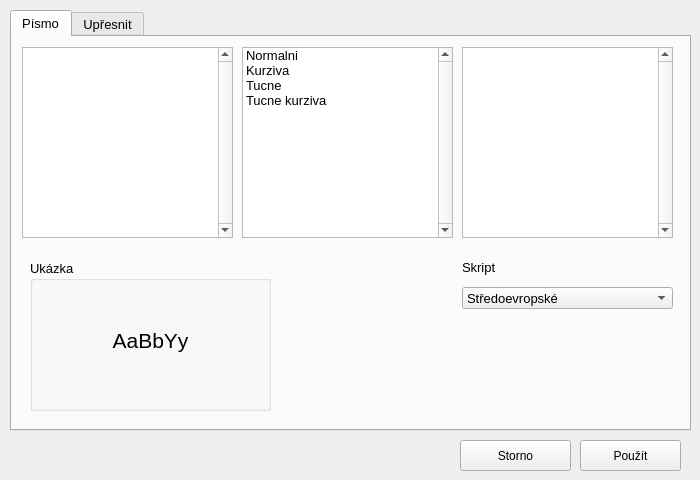
<?xml version="1.0" encoding="UTF-8"?>
<ui version="4.0">
 <class>fontdialog</class>
 <widget class="QWidget" name="fontdialog">
  <property name="geometry">
   <rect>
    <x>0</x>
    <y>0</y>
    <width>700</width>
    <height>480</height>
   </rect>
  </property>
  <property name="minimumSize">
   <size>
    <width>700</width>
    <height>480</height>
   </size>
  </property>
  <property name="maximumSize">
   <size>
    <width>700</width>
    <height>480</height>
   </size>
  </property>
  <property name="windowTitle">
   <string>fontdialog</string>
  </property>
  <widget class="QTabWidget" name="tabWidget">
   <property name="geometry">
    <rect>
     <x>10</x>
     <y>10</y>
     <width>681</width>
     <height>421</height>
    </rect>
   </property>
   <property name="font">
    <font>
     <pointsize>10</pointsize>
    </font>
   </property>
   <property name="currentIndex">
    <number>0</number>
   </property>
   <widget class="QWidget" name="tab">
    <attribute name="title">
     <string>Písmo</string>
    </attribute>
    <widget class="QListWidget" name="listWidget">
     <property name="geometry">
      <rect>
       <x>10</x>
       <y>10</y>
       <width>211</width>
       <height>191</height>
      </rect>
     </property>
     <property name="verticalScrollBarPolicy">
      <enum>Qt::ScrollBarAlwaysOn</enum>
     </property>
     <property name="horizontalScrollBarPolicy">
      <enum>Qt::ScrollBarAlwaysOff</enum>
     </property>
    </widget>
    <widget class="QListWidget" name="listWidget_2">
     <property name="geometry">
      <rect>
       <x>450</x>
       <y>10</y>
       <width>211</width>
       <height>191</height>
      </rect>
     </property>
     <property name="verticalScrollBarPolicy">
      <enum>Qt::ScrollBarAlwaysOn</enum>
     </property>
     <property name="horizontalScrollBarPolicy">
      <enum>Qt::ScrollBarAlwaysOff</enum>
     </property>
    </widget>
    <widget class="QListWidget" name="listWidget_3">
     <property name="geometry">
      <rect>
       <x>230</x>
       <y>10</y>
       <width>211</width>
       <height>191</height>
      </rect>
     </property>
     <property name="verticalScrollBarPolicy">
      <enum>Qt::ScrollBarAlwaysOn</enum>
     </property>
     <property name="horizontalScrollBarPolicy">
      <enum>Qt::ScrollBarAlwaysOff</enum>
     </property>
     <item>
      <property name="text">
       <string>Normalni</string>
      </property>
     </item>
     <item>
      <property name="text">
       <string>Kurziva</string>
      </property>
     </item>
     <item>
      <property name="text">
       <string>Tucne</string>
      </property>
     </item>
     <item>
      <property name="text">
       <string>Tucne kurziva</string>
      </property>
     </item>
    </widget>
    <widget class="QComboBox" name="comboBox">
     <property name="geometry">
      <rect>
       <x>450</x>
       <y>250</y>
       <width>211</width>
       <height>22</height>
      </rect>
     </property>
     <item>
      <property name="text">
       <string>Středoevropské</string>
      </property>
     </item>
     <item>
      <property name="text">
       <string>Západní</string>
      </property>
     </item>
     <item>
      <property name="text">
       <string>Řecké</string>
      </property>
     </item>
     <item>
      <property name="text">
       <string>Turecké</string>
      </property>
     </item>
     <item>
      <property name="text">
       <string>Pobaltské</string>
      </property>
     </item>
     <item>
      <property name="text">
       <string>Cyrilice</string>
      </property>
     </item>
     <item>
      <property name="text">
       <string>Vietnamské</string>
      </property>
     </item>
    </widget>
    <widget class="QLabel" name="label_2">
     <property name="geometry">
      <rect>
       <x>450</x>
       <y>220</y>
       <width>61</width>
       <height>20</height>
      </rect>
     </property>
     <property name="font">
      <font>
       <pointsize>10</pointsize>
      </font>
     </property>
     <property name="text">
      <string>Skript</string>
     </property>
    </widget>
   </widget>
   <widget class="QWidget" name="tab_2">
    <attribute name="title">
     <string>Upřesnit</string>
    </attribute>
    <widget class="QGroupBox" name="groupBox_2">
     <property name="geometry">
      <rect>
       <x>10</x>
       <y>10</y>
       <width>651</width>
       <height>181</height>
      </rect>
     </property>
     <property name="font">
      <font>
       <pointsize>10</pointsize>
      </font>
     </property>
     <property name="title">
      <string>Proložení znaků</string>
     </property>
     <widget class="QComboBox" name="comboBox_2">
      <property name="geometry">
       <rect>
        <x>180</x>
        <y>30</y>
        <width>141</width>
        <height>22</height>
       </rect>
      </property>
      <item>
       <property name="text">
        <string>100%</string>
       </property>
      </item>
      <item>
       <property name="text">
        <string>150%</string>
       </property>
      </item>
      <item>
       <property name="text">
        <string>200%</string>
       </property>
      </item>
      <item>
       <property name="text">
        <string>50%</string>
       </property>
      </item>
      <item>
       <property name="text">
        <string>33%</string>
       </property>
      </item>
     </widget>
     <widget class="QComboBox" name="comboBox_3">
      <property name="geometry">
       <rect>
        <x>180</x>
        <y>60</y>
        <width>141</width>
        <height>22</height>
       </rect>
      </property>
      <item>
       <property name="text">
        <string>Normální</string>
       </property>
      </item>
      <item>
       <property name="text">
        <string>Rozšířené</string>
       </property>
      </item>
      <item>
       <property name="text">
        <string>Zúžené</string>
       </property>
      </item>
     </widget>
     <widget class="QComboBox" name="comboBox_4">
      <property name="geometry">
       <rect>
        <x>180</x>
        <y>90</y>
        <width>141</width>
        <height>22</height>
       </rect>
      </property>
      <item>
       <property name="text">
        <string>Normální</string>
       </property>
      </item>
      <item>
       <property name="text">
        <string>Zvýšené</string>
       </property>
      </item>
      <item>
       <property name="text">
        <string>Snížené</string>
       </property>
      </item>
     </widget>
     <widget class="QCheckBox" name="checkBox">
      <property name="geometry">
       <rect>
        <x>20</x>
        <y>130</y>
        <width>301</width>
        <height>20</height>
       </rect>
      </property>
      <property name="font">
       <font>
        <pointsize>10</pointsize>
       </font>
      </property>
      <property name="text">
       <string>Prokládání písem velikostí</string>
      </property>
     </widget>
     <widget class="QLabel" name="label_8">
      <property name="geometry">
       <rect>
        <x>20</x>
        <y>30</y>
        <width>151</width>
        <height>20</height>
       </rect>
      </property>
      <property name="text">
       <string>Měřítko:</string>
      </property>
     </widget>
     <widget class="QLabel" name="label_9">
      <property name="geometry">
       <rect>
        <x>20</x>
        <y>60</y>
        <width>151</width>
        <height>20</height>
       </rect>
      </property>
      <property name="text">
       <string>Mezery:</string>
      </property>
     </widget>
     <widget class="QLabel" name="label_10">
      <property name="geometry">
       <rect>
        <x>20</x>
        <y>90</y>
        <width>151</width>
        <height>20</height>
       </rect>
      </property>
      <property name="text">
       <string>Umístění:</string>
      </property>
     </widget>
     <widget class="QSpinBox" name="spinBox">
      <property name="geometry">
       <rect>
        <x>540</x>
        <y>60</y>
        <width>101</width>
        <height>22</height>
       </rect>
      </property>
      <property name="minimum">
       <number>1</number>
      </property>
     </widget>
     <widget class="QSpinBox" name="spinBox_2">
      <property name="geometry">
       <rect>
        <x>540</x>
        <y>90</y>
        <width>101</width>
        <height>22</height>
       </rect>
      </property>
      <property name="minimum">
       <number>1</number>
      </property>
     </widget>
     <widget class="QSpinBox" name="spinBox_3">
      <property name="geometry">
       <rect>
        <x>431</x>
        <y>130</y>
        <width>71</width>
        <height>22</height>
       </rect>
      </property>
      <property name="minimum">
       <number>1</number>
      </property>
     </widget>
     <widget class="QLabel" name="label_11">
      <property name="geometry">
       <rect>
        <x>430</x>
        <y>60</y>
        <width>101</width>
        <height>20</height>
       </rect>
      </property>
      <property name="text">
       <string>O kolik:</string>
      </property>
     </widget>
     <widget class="QLabel" name="label_12">
      <property name="geometry">
       <rect>
        <x>430</x>
        <y>90</y>
        <width>101</width>
        <height>20</height>
       </rect>
      </property>
      <property name="text">
       <string>O kolik:</string>
      </property>
     </widget>
     <widget class="QLabel" name="label_13">
      <property name="geometry">
       <rect>
        <x>540</x>
        <y>130</y>
        <width>101</width>
        <height>20</height>
       </rect>
      </property>
      <property name="text">
       <string>Bodů a více</string>
      </property>
     </widget>
    </widget>
    <widget class="QComboBox" name="comboBox_5">
     <property name="geometry">
      <rect>
       <x>480</x>
       <y>230</y>
       <width>181</width>
       <height>22</height>
      </rect>
     </property>
     <item>
      <property name="text">
       <string>Žádné</string>
      </property>
     </item>
     <item>
      <property name="text">
       <string>Pouze standardní</string>
      </property>
     </item>
     <item>
      <property name="text">
       <string>Standardní a kontextové</string>
      </property>
     </item>
     <item>
      <property name="text">
       <string>Historické a volitelné</string>
      </property>
     </item>
     <item>
      <property name="text">
       <string>Všechny</string>
      </property>
     </item>
    </widget>
    <widget class="QComboBox" name="comboBox_6">
     <property name="geometry">
      <rect>
       <x>480</x>
       <y>290</y>
       <width>181</width>
       <height>22</height>
      </rect>
     </property>
     <item>
      <property name="text">
       <string>Výchozí</string>
      </property>
     </item>
     <item>
      <property name="text">
       <string>Vyrovnané</string>
      </property>
     </item>
     <item>
      <property name="text">
       <string>Starodávné</string>
      </property>
     </item>
    </widget>
    <widget class="QComboBox" name="comboBox_7">
     <property name="geometry">
      <rect>
       <x>480</x>
       <y>320</y>
       <width>181</width>
       <height>22</height>
      </rect>
     </property>
     <item>
      <property name="text">
       <string>1</string>
      </property>
     </item>
     <item>
      <property name="text">
       <string>2</string>
      </property>
     </item>
     <item>
      <property name="text">
       <string>3</string>
      </property>
     </item>
     <item>
      <property name="text">
       <string>4</string>
      </property>
     </item>
     <item>
      <property name="text">
       <string>5</string>
      </property>
     </item>
     <item>
      <property name="text">
       <string>6</string>
      </property>
     </item>
     <item>
      <property name="text">
       <string>7</string>
      </property>
     </item>
     <item>
      <property name="text">
       <string>8</string>
      </property>
     </item>
     <item>
      <property name="text">
       <string>9</string>
      </property>
     </item>
     <item>
      <property name="text">
       <string>10</string>
      </property>
     </item>
     <item>
      <property name="text">
       <string>11</string>
      </property>
     </item>
     <item>
      <property name="text">
       <string>12</string>
      </property>
     </item>
     <item>
      <property name="text">
       <string>13</string>
      </property>
     </item>
     <item>
      <property name="text">
       <string>14</string>
      </property>
     </item>
     <item>
      <property name="text">
       <string>15</string>
      </property>
     </item>
     <item>
      <property name="text">
       <string>16</string>
      </property>
     </item>
     <item>
      <property name="text">
       <string>17</string>
      </property>
     </item>
     <item>
      <property name="text">
       <string>18</string>
      </property>
     </item>
     <item>
      <property name="text">
       <string>19</string>
      </property>
     </item>
     <item>
      <property name="text">
       <string>20</string>
      </property>
     </item>
    </widget>
    <widget class="QComboBox" name="comboBox_8">
     <property name="geometry">
      <rect>
       <x>480</x>
       <y>260</y>
       <width>181</width>
       <height>22</height>
      </rect>
     </property>
     <item>
      <property name="text">
       <string>Výchozí</string>
      </property>
     </item>
     <item>
      <property name="text">
       <string>Proporční</string>
      </property>
     </item>
     <item>
      <property name="text">
       <string>Tabulkové</string>
      </property>
     </item>
    </widget>
    <widget class="QCheckBox" name="checkBox_2">
     <property name="geometry">
      <rect>
       <x>280</x>
       <y>350</y>
       <width>381</width>
       <height>31</height>
      </rect>
     </property>
     <property name="text">
      <string>Používat kontextové alternativy</string>
     </property>
    </widget>
    <widget class="QLabel" name="label_4">
     <property name="geometry">
      <rect>
       <x>280</x>
       <y>230</y>
       <width>181</width>
       <height>20</height>
      </rect>
     </property>
     <property name="text">
      <string>Ligatury:</string>
     </property>
    </widget>
    <widget class="QLabel" name="label_5">
     <property name="geometry">
      <rect>
       <x>280</x>
       <y>260</y>
       <width>181</width>
       <height>20</height>
      </rect>
     </property>
     <property name="text">
      <string>Mezery mezi čísly:</string>
     </property>
    </widget>
    <widget class="QLabel" name="label_6">
     <property name="geometry">
      <rect>
       <x>280</x>
       <y>290</y>
       <width>181</width>
       <height>20</height>
      </rect>
     </property>
     <property name="text">
      <string>Číselné tvary:</string>
     </property>
    </widget>
    <widget class="QLabel" name="label_7">
     <property name="geometry">
      <rect>
       <x>280</x>
       <y>320</y>
       <width>181</width>
       <height>20</height>
      </rect>
     </property>
     <property name="text">
      <string>Stylistické sady:</string>
     </property>
    </widget>
   </widget>
  </widget>
  <widget class="QPushButton" name="pushButton">
   <property name="geometry">
    <rect>
     <x>580</x>
     <y>440</y>
     <width>101</width>
     <height>31</height>
    </rect>
   </property>
   <property name="text">
    <string>Použít</string>
   </property>
  </widget>
  <widget class="QPushButton" name="pushButton_2">
   <property name="geometry">
    <rect>
     <x>460</x>
     <y>440</y>
     <width>111</width>
     <height>31</height>
    </rect>
   </property>
   <property name="text">
    <string>Storno</string>
   </property>
  </widget>
  <widget class="QGroupBox" name="groupBox">
   <property name="geometry">
    <rect>
     <x>30</x>
     <y>260</y>
     <width>241</width>
     <height>151</height>
    </rect>
   </property>
   <property name="font">
    <font>
     <pointsize>10</pointsize>
    </font>
   </property>
   <property name="title">
    <string>Ukázka</string>
   </property>
   <widget class="QLabel" name="label">
    <property name="geometry">
     <rect>
      <x>0</x>
      <y>10</y>
      <width>241</width>
      <height>141</height>
     </rect>
    </property>
    <property name="font">
     <font>
      <pointsize>16</pointsize>
     </font>
    </property>
    <property name="text">
     <string>AaBbYy</string>
    </property>
    <property name="textFormat">
     <enum>Qt::AutoText</enum>
    </property>
    <property name="alignment">
     <set>Qt::AlignCenter</set>
    </property>
   </widget>
  </widget>
 </widget>
 <layoutdefault spacing="6" margin="11"/>
 <resources/>
 <connections/>
</ui>
